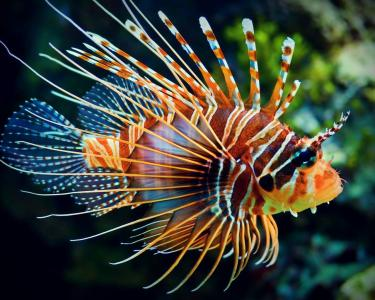
#> input picture datas/images/fish.jpg, 375 x 300 px
$ python convolve-high-pass-filter.py
#> lines starting #> are read from the running program, lines starting #| are printed output that depends on the picture
# -*- coding: utf-8 -*-
import cv2 as cv
import  numpy as np
from scipy import ndimage
'''
    高通卷积滤波
'''

# 读取灰度图像
img = cv.imread("../../../datas/images/fish.jpg",0)
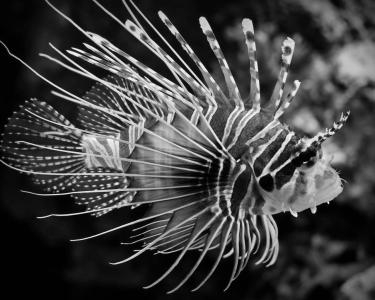
#> img: shape (300, 375); min 0, max 255, mean 65.5

kernel_3x3 = np.array([[-1, -1, -1],
[-1, 8, -1],
[-1, -1, -1]])
kernel_5x5 = np.array([[-1, -1, -1, -1, -1],
[-1, 1, 2, 1, -1],
[-1, 2, 4, 2, -1],
[-1, 1, 2, 1, -1],
[-1, -1, -1, -1, -1]])

k3 = ndimage.convolve(img, kernel_3x3)
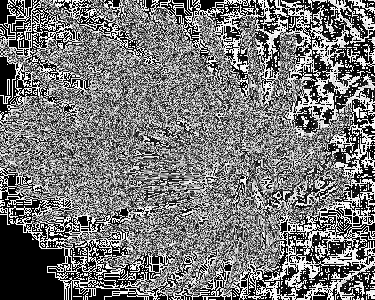
#> k3: shape (300, 375); min 0, max 255, mean 119
k5 = ndimage.convolve(img, kernel_5x5)
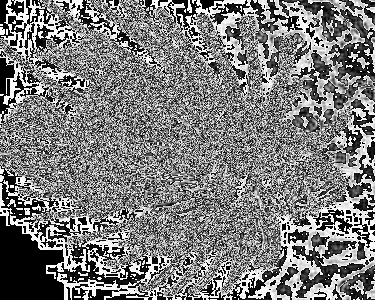
#> k5: shape (300, 375); min 0, max 255, mean 123.8
blurred = cv.GaussianBlur(img, (11,11), 0)
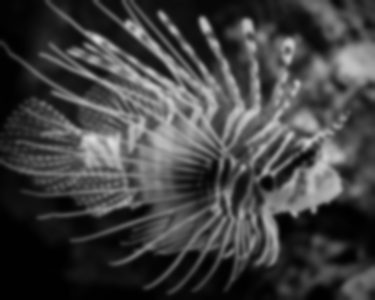
#> blurred: shape (300, 375); min 0, max 219, mean 65.5
g_hpf = img - blurred
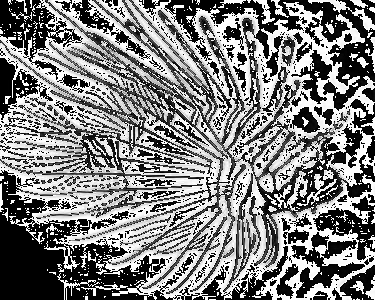
#> g_hpf: shape (300, 375); min 0, max 255, mean 127.8
cv.imshow("3x3", k3)
cv.imshow("5x5", k5)
cv.imshow("g_hpf", g_hpf)
cv.waitKey()
cv.destroyAllWindows()
